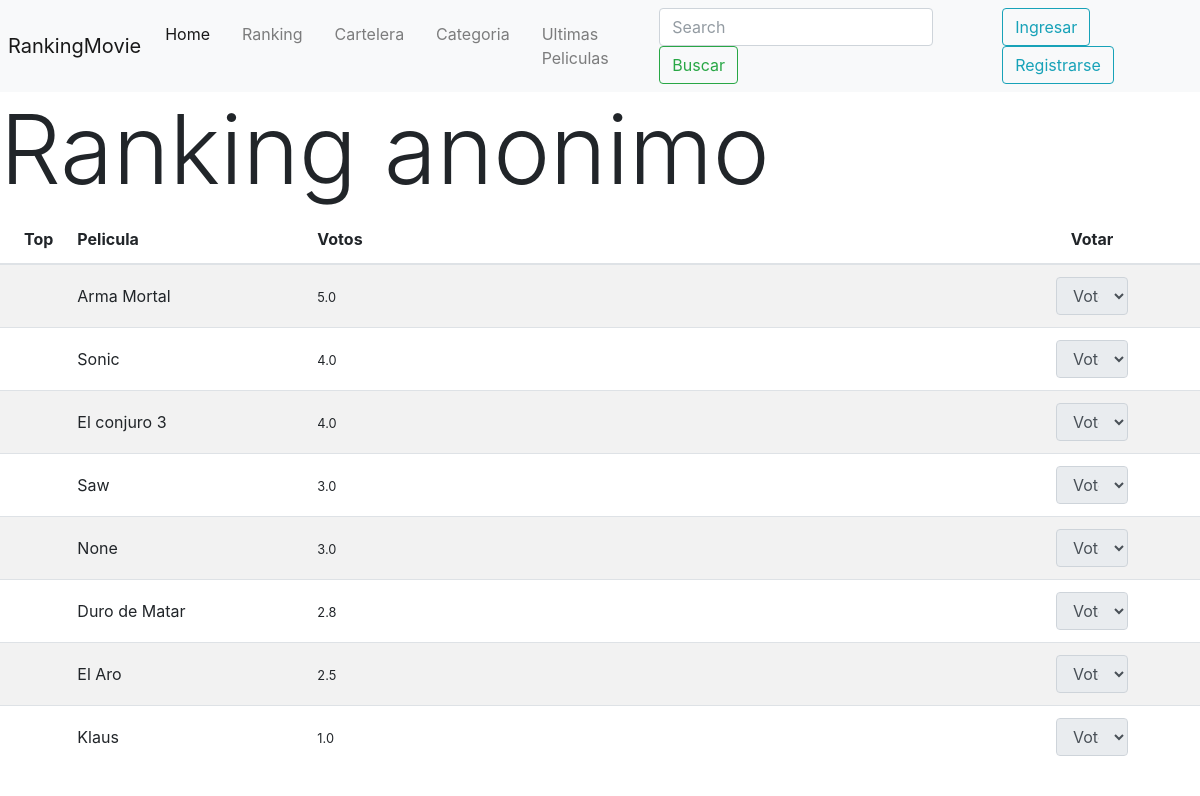
Screenshot of /ranking1/ with the database file from the repository.
### app/models.py (models this page shows, shortened)
class Pelicula(models.Model):
    titulo = models.CharField(max_length=200, null=False)
    sinopsis = models.TextField(null=True)
    anio = models.IntegerField(null=True)
    actores=models.TextField(max_length=2000, null=True)
    duracion = models.IntegerField(null=True)
    enCartelera=models.BooleanField(null=False)
    fecha_creacion = models.DateTimeField(auto_now_add=True)
    estado = models.TextField(null=True)
    class Meta:
        app_label = 'app'

### app/views.py (the view)
# urls.py: path('ranking1/', views.ranking1, name='ranking1'),
def ranking1(request):
    lista_peliculas = Pelicula.objects.all()
    promedio=Calificacion.objects.values('pelicula__titulo').annotate(average_rating=Avg('valor')).order_by('-average_rating')
    contexto ={
        'lista_peliculas' : lista_peliculas,
        'promedio' : promedio
    }
    return render(request, 'app/ranking1.html',contexto)

### app/templates/app/ranking1.html (shortened to what this page needs)
{% extends "app/baseanonimo.html"%}
{% load static %}
{% block contenido %}
<h1 class="display-1">Ranking anonimo</h1>
<div class="card-body p-0">
    <table class="table table-striped projects">
        <thead>
            <tr>
                <th style="width: 3%">
                    Top
                </th>
                <th style="width: 20%">
                    Pelicula
                </th>
                <th>
                    Votos
                </th>
                <th style="width: 8%" class="text-center">
                    Votar
                </th>
                <th style="width: 5%">
                </th>
            </tr>
        </thead>
        <tbody>
          {% for r in promedio %}
            <tr>
                <td>
                </td>
                <td>
                  <ul class="list-inline">
                    <a>
                      {{ r.pelicula__titulo }}
                    </a>
                  </ul>
                </td>
                <td class="project_progress">
                    <small>
                      {{ r.average_rating }}
                    </small>
                </td>
                <td class="project-state">
                  <a>
                    <select class="form-control" id="exampleFormControlSelect1"disabled >
                      <option selected>Voto</option>
                    </select>
                  </a>
                </td>
                <td class="project-actions text-right">
                </td>
            </tr>
            {% endfor %}
        </tbody>
    </table>
  </div>
{% endblock %}

### rows the page displays
Pelicula: pelicula__titulo "Arma Mortal", average_rating "5.0"
Pelicula: pelicula__titulo "Sonic", average_rating "4.0"
Pelicula: pelicula__titulo "El conjuro 3", average_rating "4.0"
Pelicula: pelicula__titulo "Saw", average_rating "3.0"
Pelicula: pelicula__titulo "Duro de Matar", average_rating "2.8"
Pelicula: pelicula__titulo "El Aro", average_rating "2.5"
Pelicula: pelicula__titulo "Klaus", average_rating "1.0"

### other values shown
{{ r.pelicula__titulo }} "None"
{{ r.average_rating }} "3.0"
